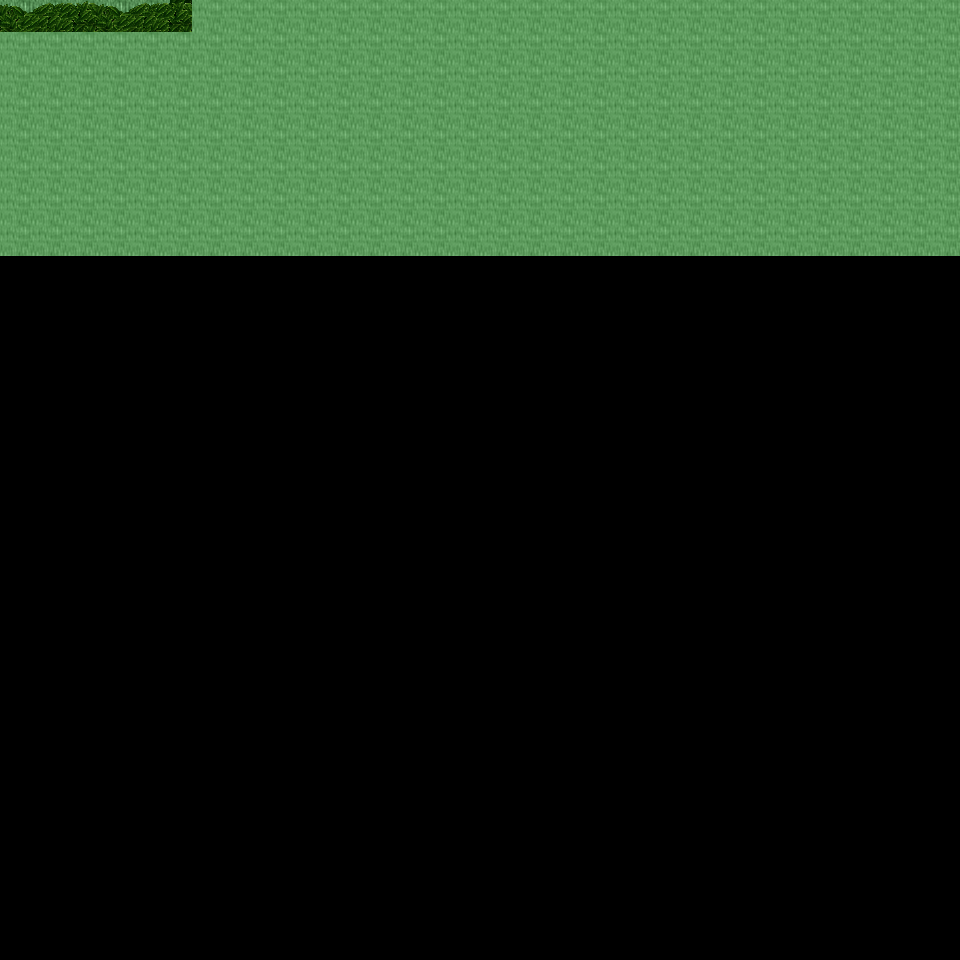

A level layout from a 2D game, rendered from its tile map. Below: a short description, then the map file with tile-grid data replaced by summaries:
An orthogonal 30x30 tile map with 32x32 px tiles, 6 tile layers (Ground, Object, Object2, Above, ...), 53 tilesets and 4 objects (4x mapExit).

<map version="1.0" orientation="orthogonal" renderorder="right-down" width="30" height="30" tilewidth="32" tileheight="32" nextobjectid="5">
  <tileset firstgid="1" name="tileset_ground_ground" tilewidth="32" tileheight="32" tilecount="33" columns="3">
    <image source="../drawable/tileset_ground_ground.png" width="96" height="352" />
  </tileset>
  <tileset firstgid="34" name="tileset_building_castle" tilewidth="32" tileheight="32" tilecount="320" columns="20">
    <image source="../drawable/tileset_building_castle.png" width="640" height="512" />
  </tileset>
  <tileset firstgid="354" name="tileset_ground_square_patch" tilewidth="32" tileheight="32" tilecount="9" columns="3">
    <image source="../drawable/tileset_ground_square_patch.png" width="96" height="96" />
  </tileset>
  <tileset firstgid="363" name="tileset_building_decoration_banner" tilewidth="32" tileheight="32" tilecount="12" columns="1">
    <image source="../drawable/tileset_building_decoration_banner.png" width="32" height="384" />
  </tileset>
  <tileset firstgid="375" name="tileset_ground_water_pool" tilewidth="32" tileheight="32" tilecount="72" columns="3">
    <image source="../drawable/tileset_ground_water_pool.png" width="96" height="768" />
  </tileset>
  <tileset firstgid="447" name="tileset_building_wall_wall_brown" tilewidth="32" tileheight="32" tilecount="12" columns="3">
    <image source="../drawable/tileset_building_wall_wall_brown.png" width="96" height="128" />
  </tileset>
  <tileset firstgid="459" name="tileset_plant_grasses" tilewidth="32" tileheight="32" tilecount="6" columns="3">
    <image source="../drawable/tileset_plant_grasses.png" width="96" height="64" />
  </tileset>
  <tileset firstgid="465" name="tileset_plant_flower_daisy_white" tilewidth="32" tileheight="32" tilecount="8" columns="2">
    <image source="../drawable/tileset_plant_flower_daisy_white.png" width="64" height="128" />
  </tileset>
  <tileset firstgid="473" name="tileset_plant_tree_tree_darkgreen" tilewidth="32" tileheight="32" tilecount="88" columns="8">
    <image source="../drawable/tileset_plant_tree_tree_darkgreen.png" width="256" height="352" />
  </tileset>
  <tileset firstgid="561" name="tileset_plant_flower_daisy_red" tilewidth="32" tileheight="32" tilecount="8" columns="2">
    <image source="../drawable/tileset_plant_flower_daisy_red.png" width="64" height="128" />
  </tileset>
  <tileset firstgid="569" name="tileset_ground_grass_edges" tilewidth="32" tileheight="32" tilecount="36" columns="12">
    <image source="../drawable/tileset_ground_grass_edges.png" width="384" height="96" />
  </tileset>
  <tileset firstgid="605" name="tileset_ground_grass_corners" tilewidth="32" tileheight="32" tilecount="24" columns="6">
    <image source="../drawable/tileset_ground_grass_corners.png" width="192" height="128" />
  </tileset>
  <tileset firstgid="629" name="tileset_plant_bush_hedge" tilewidth="32" tileheight="32" tilecount="35" columns="5">
    <image source="../drawable/tileset_plant_bush_hedge.png" width="160" height="224" />
  </tileset>
  <tileset firstgid="664" name="tileset_ground_rock_pebbles" tilewidth="32" tileheight="32" tilecount="3" columns="1">
    <image source="../drawable/tileset_ground_rock_pebbles.png" width="32" height="96" />
  </tileset>
  <tileset firstgid="667" name="tileset_plant_bush_bushes" tilewidth="32" tileheight="32" tilecount="10" columns="5">
    <image source="../drawable/tileset_plant_bush_bushes.png" width="160" height="64" />
  </tileset>
  <tileset firstgid="677" name="tileset_building_roof_red" tilewidth="32" tileheight="32" tilecount="20" columns="5">
    <image source="../drawable/tileset_building_roof_red.png" width="160" height="128" />
  </tileset>
  <tileset firstgid="697" name="tileset_plant_flower_daisy_yellow" tilewidth="32" tileheight="32" tilecount="8" columns="2">
    <image source="../drawable/tileset_plant_flower_daisy_yellow.png" width="64" height="128" />
  </tileset>
  <tileset firstgid="705" name="tileset_plant_leaves" tilewidth="32" tileheight="32" tilecount="8" columns="4">
    <image source="../drawable/tileset_plant_leaves.png" width="128" height="64" />
  </tileset>
  <tileset firstgid="713" name="tileset_item_corpse_skull_pale" tilewidth="32" tileheight="32" tilecount="2" columns="2">
    <image source="../drawable/tileset_item_corpse_skull_pale.png" width="64" height="32" />
  </tileset>
  <tileset firstgid="715" name="tileset_building_roof_blue" tilewidth="32" tileheight="32" tilecount="20" columns="5">
    <image source="../drawable/tileset_building_roof_blue.png" width="160" height="128" />
  </tileset>
  <tileset firstgid="735" name="tileset_plant_cactus" tilewidth="32" tileheight="32" tilecount="2" columns="1">
    <image source="../drawable/tileset_plant_cactus.png" width="32" height="64" />
  </tileset>
  <tileset firstgid="737" name="tileset_plant_flower_daisy_blue" tilewidth="32" tileheight="32" tilecount="8" columns="2">
    <image source="../drawable/tileset_plant_flower_daisy_blue.png" width="64" height="128" />
  </tileset>
  <tileset firstgid="745" name="tileset_plant_stump_stump_brown" tilewidth="32" tileheight="32" tilecount="4" columns="2">
    <image source="../drawable/tileset_plant_stump_stump_brown.png" width="64" height="64" />
  </tileset>
  <tileset firstgid="749" name="tileset_plant_stump_rectangular" tilewidth="32" tileheight="32" tilecount="4" columns="2">
    <image source="../drawable/tileset_plant_stump_rectangular.png" width="64" height="64" />
  </tileset>
  <tileset firstgid="753" name="tileset_furniture_carpet_border" tilewidth="32" tileheight="32" tilecount="12" columns="3">
    <image source="../drawable/tileset_furniture_carpet_border.png" width="96" height="128" />
  </tileset>
  <tileset firstgid="765" name="tileset_ground_pothole" tilewidth="32" tileheight="32" tilecount="4" columns="4">
    <image source="../drawable/tileset_ground_pothole.png" width="128" height="32" />
  </tileset>
  <tileset firstgid="769" name="tileset_furniture_carpet_carpets" tilewidth="32" tileheight="32" tilecount="8" columns="4">
    <image source="../drawable/tileset_furniture_carpet_carpets.png" width="128" height="64" />
  </tileset>
  <tileset firstgid="777" name="tileset_building_roof_yellow" tilewidth="32" tileheight="32" tilecount="20" columns="5">
    <image source="../drawable/tileset_building_roof_yellow.png" width="160" height="128" />
  </tileset>
  <tileset firstgid="797" name="tileset_plant_stump_stump_green" tilewidth="32" tileheight="32" tilecount="4" columns="2">
    <image source="../drawable/tileset_plant_stump_stump_green.png" width="64" height="64" />
  </tileset>
  <tileset firstgid="801" name="tileset_item_pot_pot_golden_centred" tilewidth="32" tileheight="32" tilecount="3" columns="3">
    <image source="../drawable/tileset_item_pot_pot_golden_centred.png" width="96" height="32" />
  </tileset>
  <tileset firstgid="804" name="tileset_building_roof_green" tilewidth="32" tileheight="32" tilecount="20" columns="5">
    <image source="../drawable/tileset_building_roof_green.png" width="160" height="128" />
  </tileset>
  <tileset firstgid="824" name="tileset_item_statue_fairypool" tilewidth="32" tileheight="32" tilecount="16" columns="2">
    <image source="../drawable/tileset_item_statue_fairypool.png" width="64" height="256" />
  </tileset>
  <tileset firstgid="840" name="tileset_building_window_window_left" tilewidth="32" tileheight="32" tilecount="2" columns="2">
    <image source="../drawable/tileset_building_window_window_left.png" width="64" height="32" />
  </tileset>
  <tileset firstgid="842" name="tileset_building_window_window_long" tilewidth="32" tileheight="32" tilecount="3" columns="3">
    <image source="../drawable/tileset_building_window_window_long.png" width="96" height="32" />
  </tileset>
  <tileset firstgid="845" name="tileset_building_door_door_n" tilewidth="32" tileheight="32" tilecount="6" columns="3">
    <image source="../drawable/tileset_building_door_door_n.png" width="96" height="64" />
  </tileset>
  <tileset firstgid="851" name="tileset_item_postbox" tilewidth="32" tileheight="32" tilecount="4" columns="2">
    <image source="../drawable/tileset_item_postbox.png" width="64" height="64" />
  </tileset>
  <tileset firstgid="855" name="tileset_building_window_window_right" tilewidth="32" tileheight="32" tilecount="2" columns="2">
    <image source="../drawable/tileset_building_window_window_right.png" width="64" height="32" />
  </tileset>
  <tileset firstgid="857" name="tileset_building_decoration_blue_circle" tilewidth="32" tileheight="32" tilecount="4" columns="2">
    <image source="../drawable/tileset_building_decoration_blue_circle.png" width="64" height="64" />
  </tileset>
  <tileset firstgid="861" name="tileset_plant_indoor_flower_baskets" tilewidth="32" tileheight="32" tilecount="3" columns="1">
    <image source="../drawable/tileset_plant_indoor_flower_baskets.png" width="32" height="96" />
  </tileset>
  <tileset firstgid="864" name="tileset_building_decoration_chimney_big" tilewidth="32" tileheight="32" tilecount="2" columns="1">
    <image source="../drawable/tileset_building_decoration_chimney_big.png" width="32" height="64" />
  </tileset>
  <tileset firstgid="866" name="tileset_building_decoration_banner_long" tilewidth="32" tileheight="32" tilecount="3" columns="3">
    <image source="../drawable/tileset_building_decoration_banner_long.png" width="96" height="32" />
  </tileset>
  <tileset firstgid="869" name="tileset_building_decoration_chimney" tilewidth="32" tileheight="32" tilecount="2" columns="1">
    <image source="../drawable/tileset_building_decoration_chimney.png" width="32" height="64" />
  </tileset>
  <tileset firstgid="871" name="tileset_building_decoration_longhorn_skull" tilewidth="32" tileheight="32" tilecount="6" columns="3">
    <image source="../drawable/tileset_building_decoration_longhorn_skull.png" width="96" height="64" />
  </tileset>
  <tileset firstgid="877" name="tileset_building_decoration_library_banner" tilewidth="32" tileheight="32" tilecount="6" columns="3">
    <image source="../drawable/tileset_building_decoration_library_banner.png" width="96" height="64" />
  </tileset>
  <tileset firstgid="883" name="tileset_logic_creature_elf" tilewidth="32" tileheight="32" tilecount="16" columns="8">
    <image source="../drawable/tileset_logic_creature_elf.png" width="256" height="64" />
  </tileset>
  <tileset firstgid="899" name="tileset_logic_portal" tilewidth="32" tileheight="32" tilecount="24" columns="8">
    <image source="../drawable/tileset_logic_portal.png" width="256" height="96" />
  </tileset>
  <tileset firstgid="923" name="tileset_logic_collision" tilewidth="32" tileheight="32" tilecount="1" columns="1">
    <image source="../drawable/tileset_logic_collision.png" width="32" height="32" />
  </tileset>
  <tileset firstgid="924" name="tileset_ground_green_paving" tilewidth="32" tileheight="32" tilecount="18" columns="3">
    <image source="../drawable/tileset_ground_green_paving.png" width="96" height="192" />
  </tileset>
  <tileset firstgid="942" name="tileset_light_door_light" tilewidth="32" tileheight="32" tilecount="12" columns="3">
    <image source="../drawable/tileset_light_door_light.png" width="96" height="128" />
  </tileset>
  <tileset firstgid="954" name="tileset_furniture_light_roots_lamp" tilewidth="32" tileheight="32" tilecount="6" columns="2">
    <image source="../drawable/tileset_furniture_light_roots_lamp.png" width="64" height="96" />
  </tileset>
  <tileset firstgid="960" name="tileset_light_dim_yellow_light_7x5" tilewidth="32" tileheight="32" tilecount="35" columns="7">
    <image source="../drawable/tileset_light_dim_yellow_light_7x5.png" width="224" height="160" />
  </tileset>
  <tileset firstgid="995" name="tileset_light_yellow_light_5x5" tilewidth="32" tileheight="32" tilecount="25" columns="5">
    <image source="../drawable/tileset_light_yellow_light_5x5.png" width="160" height="160" />
  </tileset>
  <tileset firstgid="1020" name="tileset_building_decoration_shop_banners" tilewidth="32" tileheight="32" tilecount="8" columns="8">
    <image source="../drawable/tileset_building_decoration_shop_banners.png" width="256" height="32" />
  </tileset>
  <layer name="Ground" width="30" height="30">
    <data>[900 cells, 240 non-empty, 1 distinct tile ids]</data>
  </layer>
  <layer name="Object" width="30" height="30">
    <data>[900 cells, 0 non-empty, 0 distinct tile ids]</data>
  </layer>
  <layer name="Object2" width="30" height="30">
    <data>[900 cells, 0 non-empty, 0 distinct tile ids]</data>
  </layer>
  <layer name="Above" width="30" height="30">
    <data>[900 cells, 240 non-empty, 22 distinct tile ids]</data>
  </layer>
  <layer name="Above2" width="30" height="30">
    <data>[900 cells, 3 non-empty, 2 distinct tile ids]</data>
  </layer>
  <layer name="Walkable" width="30" height="30">
    <data>[900 cells, 234 non-empty, 1 distinct tile ids]</data>
  </layer>
  <objectgroup name="MapEvents">
    <object id="1" name="north" type="mapExit" x="0" y="0" width="192" height="32">
      <properties>
        <property name="map" value="level_0_x155_y79" />
        <property name="x" value="0" />
        <property name="y" value="28" />
      </properties>
    </object>
    <object id="2" name="west" type="mapExit" x="0" y="0" width="32" height="32">
      <properties>
        <property name="map" value="level_0_x154_y80" />
        <property name="x" value="28" />
        <property name="y" value="0" />
      </properties>
    </object>
    <object id="3" name="west2" type="mapExit" x="0" y="256" width="32" height="704">
      <properties>
        <property name="map" value="level_0_x154_y80" />
        <property name="x" value="28" />
        <property name="y" value="8" />
      </properties>
    </object>
    <object id="4" name="east" type="mapExit" x="928" y="256" width="32" height="704">
      <properties>
        <property name="map" value="level_0_x156_y80" />
        <property name="x" value="1" />
        <property name="y" value="8" />
      </properties>
    </object>
  </objectgroup>
</map>
